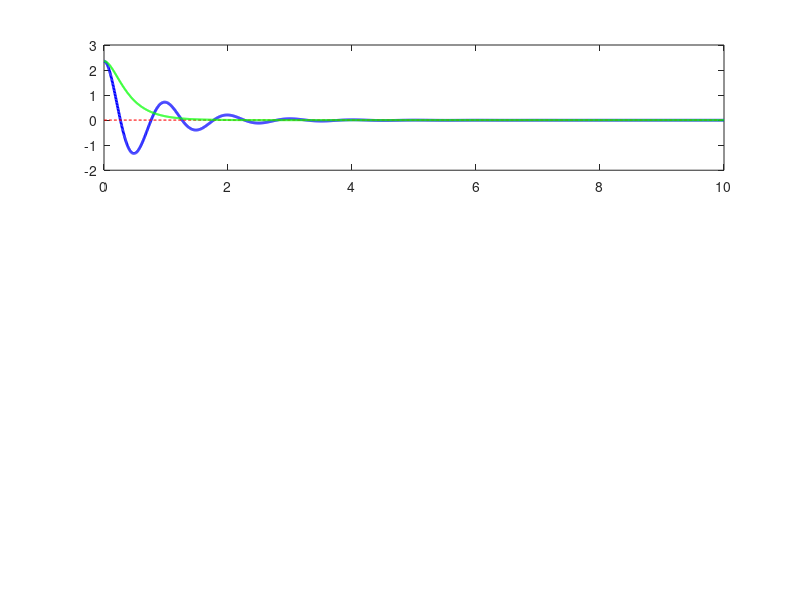

The MATLAB source for this figure: (Note: this script raises an error after producing the figure.)
%% pendulum.m - PID Control of a Pendulum System
%
% MIT 1.104 Lab 7 2025

%% Clear workspace and close figures
clear;
close all;
clc;

%% PID Parameters to Tune
% Modify these values to observe their effects on system behavior
% Start by tuning K_p, then add K_i, and finally add K_d

K_p = 50.0;    % Proportional gain
K_i = 2.0;     % Integral gain
K_d = 2.0;    % Derivative gain

%% Simulation Parameters

t_start = 0.0;     % Start time (seconds)
t_end = 10.0;      % End time (seconds)
dt = 0.005;         % Time step for plotting/control (seconds)

% Pendulum parameters
m = 1.0;      % Mass (kg)
l = 1.0;      % Length (m)
g = 9.81;     % Gravity (m/s^2)
b = 0.5;      % Damping coefficient (kg*m^2/s)

% Initial conditions [angle, angular velocity, error_integral]
x0 = [3*pi/4; 0.0; 0.0];  % Initial angle close to downward position (3π/4 from upright)

setpoint = 0.0;     % Balance the pendulum in the upright position

% Add disturbance (optional)
disturbance_time = 5.0;      % Time when disturbance occurs (seconds)
disturbance_magnitude = 0.0;  % Magnitude of the impulse disturbance (set to non-zero to add disturbance)

% Animation parameters
create_animation = true;    % Set to true to create an animation of the pendulum

include_lqr = true;          % Set to true to include LQR controller results

%% Define System Dynamics Functions
% Pendulum system dynamics for PID controller
function dxdt = pendulum_dynamics_pid(t, x, K_p, K_i, K_d, setpoint, m, l, g, b, disturbance_time, disturbance_magnitude, dt)
    u = pid_controller(t, x, K_p, K_i, K_d, setpoint, disturbance_time, disturbance_magnitude, dt);

    theta = x(1);
    omega = x(2);
    
    angular_acceleration = (m*g*l*sin(theta) - b*omega + u) / (m*l^2);
    
    error = setpoint - theta;
    
    dxdt = [omega; angular_acceleration; error];
end

% PID controller function
function u = pid_controller(t, x, K_p, K_i, K_d, setpoint, disturbance_time, disturbance_magnitude, dt)
    theta = x(1);
    omega = x(2);
    error_integral = x(3);
    
    error = setpoint - theta;
    
    % PID control components
    p_term = K_p * error;                % Proportional term
    i_term = K_i * error_integral;       % Integral term
    d_term = -K_d * omega;               % Derivative term (note: d/dt(error) = -omega for constant setpoint)
    
    u = p_term + i_term + d_term;
    
    if abs(t - disturbance_time) < dt && disturbance_magnitude ~= 0
        u = u + disturbance_magnitude;
    end
    % u = 0; 
end

% LQR pendulum system dynamics
function dxdt = pendulum_dynamics_lqr(t, x, K, m, l, g, b, setpoint)
    theta = x(1);
    omega = x(2);
    
    u = -K * (x - [setpoint; 0]);
    
    angular_acceleration = (m*g*l*sin(theta) - b*omega + u) / (m*l^2);
    
    dxdt = [omega; angular_acceleration];
end

%% Animation function
function animate_pendulum(t, theta, control_signal, l, include_lqr, t_lqr, theta_lqr, control_signal_lqr)
    % Creates an animation of the pendulum motion
    
    % Setup figure
    figure('Name', 'Pendulum Animation', 'NumberTitle', 'off', 'Position', [100, 100, 800, 600]);
    
    % Set axis limits
    axis_limit = 1.5*l;
    ax = gca;
    ax.XLim = [-axis_limit, axis_limit];
    ax.YLim = [-axis_limit, axis_limit];
    axis equal;
    grid on;
    hold on;
    
    % Create visualization elements for PID controller
    pivot = plot(0, 0, 'ko', 'MarkerSize', 10, 'MarkerFaceColor', 'k');  % Pivot point
    rod = plot([0, 0], [0, 0], 'b-', 'LineWidth', 2);  % Pendulum rod
    bob = plot(0, 0, 'bo', 'MarkerSize', 20, 'MarkerFaceColor', 'b');  % Pendulum bob
    arrow = quiver(0, 0, 0, 0, 'r', 'LineWidth', 2, 'MaxHeadSize', 0.5);  % Control force arrow
    
    % Create visualization elements for LQR if included
    if include_lqr
        rod_lqr = plot([0, 0], [0, 0], 'g-', 'LineWidth', 1.5);  % LQR pendulum rod
        bob_lqr = plot(0, 0, 'go', 'MarkerSize', 15, 'MarkerFaceColor', 'g');  % LQR pendulum bob
    end
    
    % Draw upright position reference
    plot([0, 0], [0, l], 'r--', 'LineWidth', 1);
    
    % Create legend
    if include_lqr
        legend('Pivot', 'PID Pendulum', 'PID Bob', 'Control Force', 'LQR Pendulum', 'LQR Bob', 'Upright Position', 'Location', 'best');
    else
        legend('Pivot', 'Pendulum Rod', 'Pendulum Bob', 'Control Force', 'Upright Position', 'Location', 'best');
    end
    
    % Text for time and control signal display
    time_text = text(-axis_limit*0.9, axis_limit*0.9, '', 'FontSize', 12);
    control_text = text(-axis_limit*0.9, axis_limit*0.8, '', 'FontSize', 12);
    
    title('Pendulum Swing-Up with PID Control');
    
    % Interpolate LQR data to match PID time points if needed
    if include_lqr && length(t) ~= length(t_lqr)
        theta_lqr_interp = interp1(t_lqr, theta_lqr, t);
    else
        theta_lqr_interp = theta_lqr;
    end
    
    % Animation loop
    for i = 1:5:length(t)  % Skip frames to speed up animation
        % Calculate pendulum position for PID
        x_pos = l * sin(theta(i));
        y_pos = l * cos(theta(i));
        
        % Update rod
        set(rod, 'XData', [0, x_pos], 'YData', [0, y_pos]);
        
        % Update bob
        set(bob, 'XData', x_pos, 'YData', y_pos);
        
        % Draw control force as an arrow
        % Scale control signal for visualization
        scale = 0.1;
        control = control_signal(i) * scale;
        
        % Direction perpendicular to the rod
        arrow_x = control * cos(theta(i) + pi/2);
        arrow_y = control * sin(theta(i) + pi/2);
        
        % Update arrow
        set(arrow, 'XData', x_pos, 'YData', y_pos, 'UData', arrow_x, 'VData', arrow_y);
        
        % Update LQR pendulum if included
        if include_lqr
            % Check if we have interpolated LQR data or original data
            if exist('theta_lqr_interp', 'var')
                current_theta_lqr = theta_lqr_interp(i);
            else
                current_theta_lqr = theta_lqr(i);
            end
            
            % Calculate LQR pendulum position
            x_pos_lqr = l * sin(current_theta_lqr);
            y_pos_lqr = l * cos(current_theta_lqr);
            
            % Update LQR rod and bob
            set(rod_lqr, 'XData', [0, x_pos_lqr], 'YData', [0, y_pos_lqr]);
            set(bob_lqr, 'XData', x_pos_lqr, 'YData', y_pos_lqr);
        end
        
        % Update text
        set(time_text, 'String', ['Time: ', num2str(t(i), '%.2f'), ' s']);
        set(control_text, 'String', ['Control: ', num2str(control_signal(i), '%.2f')]);
        
        % Pause to control animation speed
        pause(0.01);
        
        % Refresh display
        drawnow;
    end
end

%% Run Simulation with PID Controller
% Create time points for solver and plotting
t_span = t_start:dt:t_end;

% Solve the ODE system
options = odeset('RelTol', 1e-6, 'AbsTol', 1e-6);
[t, x] = ode45(@(t, x) pendulum_dynamics_pid(t, x, K_p, K_i, K_d, setpoint, m, l, g, b, disturbance_time, disturbance_magnitude, dt), t_span, x0, options);

% Extract the results
theta = x(:, 1);
omega = x(:, 2);
error_integral = x(:, 3);

% Calculate the control signal at each time point
control_signal = zeros(size(t));
for i = 1:length(t)
    control_signal(i) = pid_controller(t(i), x(i, :)', K_p, K_i, K_d, setpoint, disturbance_time, disturbance_magnitude, dt);
end

% Calculate error
error = setpoint - theta;

%% Run LQR Controller (Ground Truth) if enabled
if include_lqr
    % Define the linearized pendulum system around the upright equilibrium
    % x1 = theta, x2 = omega
    % Linearized around upright position (theta = 0)
    A = [0, 1; m*g*l/(m*l^2), -b/(m*l^2)];  % System matrix
    B = [0; 1/(m*l^2)];                    % Input matrix
    
    % LQR weight matrices
    Q = diag([10, 1]);      % State penalty (prioritize angle over angular velocity)
    R = 0.1;                % Control effort penalty
    
    % Compute LQR gain
    [K_lqr, ~, ~] = lqr(A, B, Q, R);
    
    % Initial conditions for LQR (angle and angular velocity only)
    x0_lqr = [3*pi/4; 0.0];  % Same initial angle as PID
    
    % Simulate LQR system
    [t_lqr, x_lqr] = ode45(@(t, x) pendulum_dynamics_lqr(t, x, K_lqr, m, l, g, b, setpoint), t_span, x0_lqr, options);
    
    % Extract results
    theta_lqr = x_lqr(:, 1);
    omega_lqr = x_lqr(:, 2);
    
    % Calculate control signal
    control_signal_lqr = zeros(size(t_lqr));
    for i = 1:length(t_lqr)
        control_signal_lqr(i) = -K_lqr * (x_lqr(i, :)' - [setpoint; 0]);
    end
    
    % Calculate error
    error_lqr = setpoint - theta_lqr;
    
    % Calculate LQR performance metrics
    % For pendulum, we'll consider "success" as reaching and staying near the upright position
    % First check if pendulum reaches upright position within tolerance
    upright_threshold = 0.1;  % Within 0.1 rad of upright
    upright_indices_lqr = find(abs(theta_lqr - setpoint) <= upright_threshold);
    
    if ~isempty(upright_indices_lqr)
        % Get time to first reach upright position
        time_to_upright_lqr = t_lqr(upright_indices_lqr(1));
        
        % Check if it stays upright
        stays_upright_lqr = false;
        for i = upright_indices_lqr(1):length(t_lqr)
            if all(abs(theta_lqr(i:end) - setpoint) <= upright_threshold)
                stays_upright_lqr = true;
                stabilization_time_lqr = t_lqr(i);
                break;
            end
        end
    else
        time_to_upright_lqr = Inf;
        stays_upright_lqr = false;
        stabilization_time_lqr = Inf;
    end
    
    % Maximum deviation from upright after stabilization
    if stays_upright_lqr
        post_stabilization_indices = find(t_lqr >= stabilization_time_lqr);
        max_deviation_lqr = max(abs(theta_lqr(post_stabilization_indices) - setpoint));
    else
        max_deviation_lqr = Inf;
    end
    
    % Steady-state error
    steady_state_error_lqr = abs(setpoint - theta_lqr(end));
end

%% Calculate Performance Metrics for PID
% For pendulum, we'll consider "success" as reaching and staying near the upright position
% First check if pendulum reaches upright position within tolerance
upright_threshold = 0.1;  % Within 0.1 rad of upright
upright_indices = find(abs(theta - setpoint) <= upright_threshold);

if ~isempty(upright_indices)
    % Get time to first reach upright position
    time_to_upright = t(upright_indices(1));
    
    % Check if it stays upright
    stays_upright = false;
    for i = upright_indices(1):length(t)
        if all(abs(theta(i:end) - setpoint) <= upright_threshold)
            stays_upright = true;
            stabilization_time = t(i);
            break;
        end
    end
else
    time_to_upright = Inf;
    stays_upright = false;
    stabilization_time = Inf;
end

% Maximum deviation from upright after stabilization
if stays_upright
    post_stabilization_indices = find(t >= stabilization_time);
    max_deviation = max(abs(theta(post_stabilization_indices) - setpoint));
else
    max_deviation = Inf;
end

% Steady-state error
steady_state_error = abs(setpoint - theta(end));

%% Plot Results
figure('Name', 'Pendulum PID Control', 'NumberTitle', 'off', 'Position', [100, 100, 800, 600]);

% Plot angle vs time
subplot(3, 1, 1);
plot(t, theta, 'b-', 'LineWidth', 2);
hold on;
plot(t, setpoint*ones(size(t)), 'r--', 'LineWidth', 1);
if include_lqr
    plot(t_lqr, theta_lqr, 'g-', 'LineWidth', 1.5);
end
if disturbance_magnitude ~= 0
    xline(disturbance_time, 'k--', 'Disturbance');
end
% Add indicators for upright position (0) and downward position (±π)
yline(0, 'r:', 'Upright');
yline(pi, 'k:', 'Downward');
yline(-pi, 'k:', 'Downward');
xlabel('Time (s)');
ylabel('Angle (rad)');
grid on;
if include_lqr
    legend('PID Control', 'Setpoint', 'Ground Truth (LQR)');
else
    legend('Angle', 'Setpoint');
end
title('System Response');

% Plot control signal vs time
subplot(3, 1, 2);
plot(t, control_signal, 'b-', 'LineWidth', 2);
hold on;
if include_lqr
    plot(t_lqr, control_signal_lqr, 'g-', 'LineWidth', 1.5);
    legend('PID Control', 'Ground Truth (LQR)');
end
xlabel('Time (s)');
ylabel('Control Signal (Torque)');
grid on;
title('Control Signal');

% Plot phase portrait (theta vs omega)
subplot(3, 1, 3);
plot(theta, omega, 'b-', 'LineWidth', 2);
hold on;
if include_lqr
    plot(theta_lqr, omega_lqr, 'g-', 'LineWidth', 1.5);
    legend('PID Control', 'Ground Truth (LQR)');
end
xlabel('Angle (rad)');
ylabel('Angular Velocity (rad/s)');
grid on;
title('Phase Portrait');

sgtitle(['Pendulum Control with PID (K_p=', num2str(K_p), ', K_i=', num2str(K_i), ', K_d=', num2str(K_d), ')'], 'FontSize', 14);

% Print performance metrics
fprintf('\nPID Performance Metrics:\n');
if ~isinf(time_to_upright)
    fprintf('Time to reach upright position: %.2f s\n', time_to_upright);
    if stays_upright
        fprintf('Stabilization time: %.2f s\n', stabilization_time);
        fprintf('Maximum deviation after stabilization: %.4f rad\n', max_deviation);
    else
        fprintf('Pendulum reached upright but did not stabilize\n');
    end
else
    fprintf('Pendulum failed to reach upright position\n');
end
fprintf('Final angle: %.4f rad\n', theta(end));
fprintf('Steady State Error: %.6f rad\n', steady_state_error);

if include_lqr
    fprintf('\nGround Truth (LQR) Performance Metrics:\n');
    if ~isinf(time_to_upright_lqr)
        fprintf('Time to reach upright position: %.2f s\n', time_to_upright_lqr);
        if stays_upright_lqr
            fprintf('Stabilization time: %.2f s\n', stabilization_time_lqr);
            fprintf('Maximum deviation after stabilization: %.4f rad\n', max_deviation_lqr);
        else
            fprintf('Pendulum reached upright but did not stabilize\n');
        end
    else
        fprintf('Pendulum failed to reach upright position\n');
    end
    fprintf('Final angle: %.4f rad\n', theta_lqr(end));
    fprintf('Steady State Error: %.6f rad\n', steady_state_error_lqr);
end

%% Create animation if requested
if create_animation
    animate_pendulum(t, theta, control_signal, l, include_lqr, t_lqr, theta_lqr, control_signal_lqr);
end